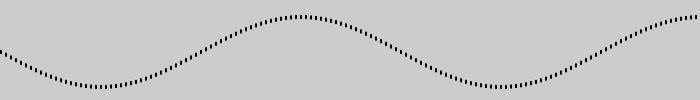
Frame 1 (no input)
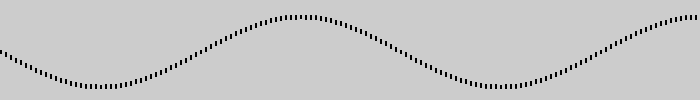
Frame 60 (the mouse pressed at the canvas centre just before this capture)
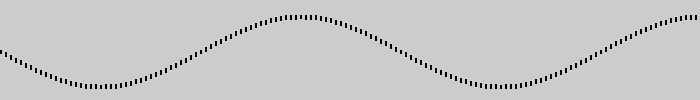
Frame 120 (the mouse held since frame 60 and released just before this capture)

The Processing sketch that drew these frames (run headless with seeded random() and noise(); from frame 60 on, the mouse is pressed at the canvas centre):

// Processing sketch: Ex_33
// ── Ex_33.pde
void setup() {
  size(700, 100);
  noStroke();
  fill(0);
}

void draw() {
  float angle = 0.0;
  for (int x = 0; x < width; x += 5) {
    float y = 50 + (sin(angle) * 35.0);
    rect(x, y, 2, 4);
    angle += PI/40.0;
  }
}
